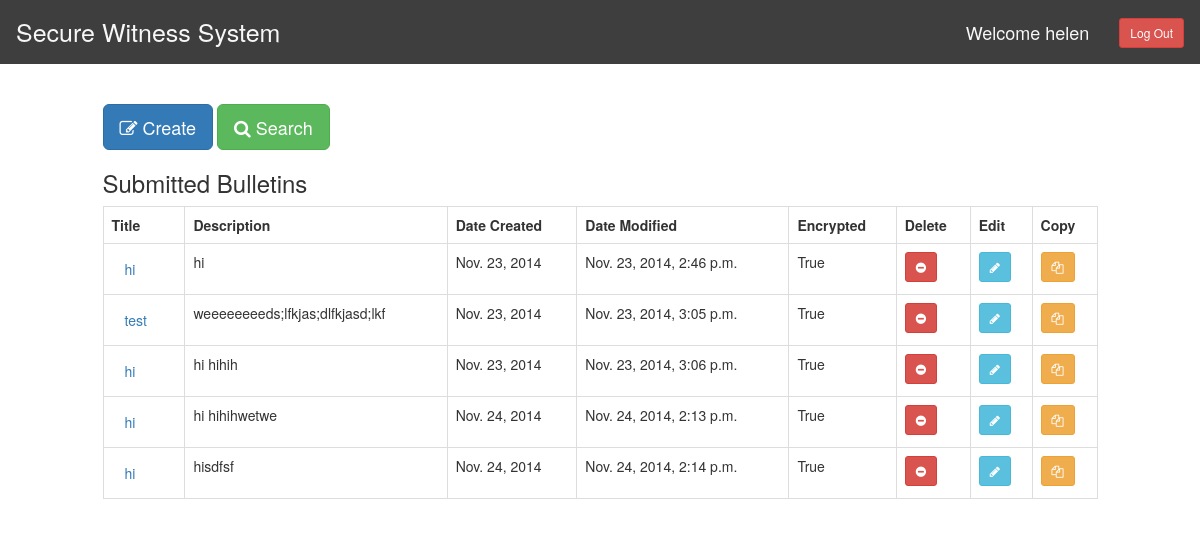
The page /profile (signed in) on the database as committed earlier.
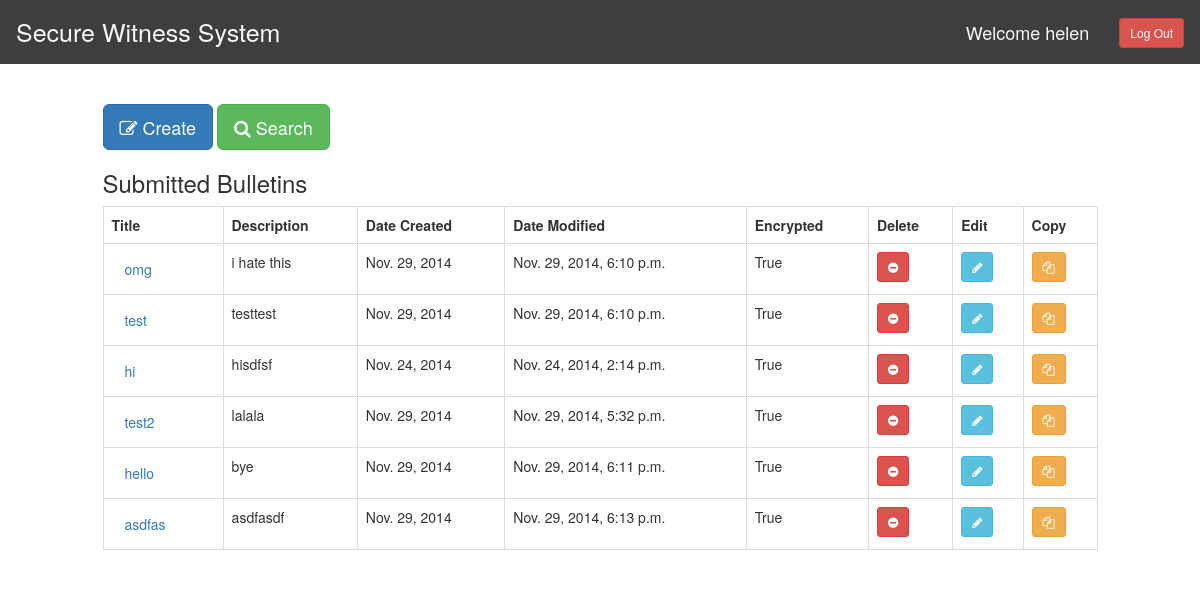
The same page on the database as committed later.
### sprint1/models.py (models this page shows, shortened)
class Bulletin(models.Model):
    folder = models.ForeignKey(Folder)
    title = models.CharField(max_length=255)
    text_description = models.TextField(max_length=1024)
    date_created = models.DateField(editable=False, default=datetime.datetime.today())
    date_modified = models.DateTimeField(editable=False, default=datetime.datetime.today())
    author= models.ForeignKey(User)
    lat = models.DecimalField(decimal_places=2,max_digits=10)
    long = models.DecimalField(decimal_places=2,max_digits=10)
    encrypted=models.BooleanField(default=True)
    b_key = models.AutoField(primary_key=True)

### sprint1/views.py (the view)
# urls.py: url(r'^profile', 'profile', name='profile'),
def profile(request):
    context = RequestContext(request)
    author = request.user.id
    if request.method == 'POST':
        delete = request.POST['delete']
        Bulletin.objects.filter(b_key=delete).delete()
        q1 = Bulletin.objects.filter(author__exact=author)
        bulletins = [b for b in q1]
        return render_to_response('profile.html', {'bulletins':bulletins}, context)
    else:
        q1 = Bulletin.objects.filter(author__exact=author)
        bulletins = [b for b in q1]
        return render_to_response('profile.html', {'bulletins':bulletins}, context)

### templates/profile.html (shortened to what this page needs)
<!DOCTYPE html>
{% extends "base.html" %}
{% block content %}
{% if user.is_authenticated %}
<div class="row">
    <div class="col-md-10 col-md-offset-1">
        <a href="bulletin"><button type="button" class="btn btn-primary btn-lg"><i class="fa fa-pencil-square-o"></i> Create</button></a>
        <a href="search"><button type="button" class="btn btn-success btn-lg"> <i class="fa fa-search"></i> Search</button></a>
        <h3> Submitted Bulletins </h3>
        <table class="table table-bordered">
          <tr>
            <th>Title</th>
            <th>Description</th>
            <th>Date Created</th>
            <th>Date Modified</th>
            <th>Encrypted</th>
            <th>Delete</th>
            <th>Edit</th>
            <th>Copy</th>
          </tr>
           {% if bulletins %}
           {% for bulletin in bulletins %}
              <tr>
                <td>
                    <form action="bdisplay" method="post" enctype="multipart/form-data">
                     <button class="btn btn-link" name="button_id" value="{{ bulletin.b_key }}">{{bulletin.title}}</button>
                    </form>
                </td>
                <td>{{ bulletin.text_description }}</td>
                <td>{{ bulletin.date_created }}</td>
                <td>{{ bulletin.date_modified }}</td>
                <td>{{ bulletin.encrypted }}</td>
                <td>
                    <form action="profile" method="post" enctype="multipart/form-data">
                        <button class="btn btn-danger btn-sm" name="delete" value="{{ bulletin.b_key }}"><i class="fa fa-minus-circle"></i></button>
                    </form>
                </td>
                <td>
                    <form action="edit" method="get" enctype="multipart/form-data">
                        <button class="btn btn-info btn-sm" name="edit" value="{{ bulletin.b_key }}"><i class="fa fa-pencil"></i></button>
                    </form>
                </td>
                <td>
                    <form action="copy" method="get" enctype="multipart/form-data">
                        <button class="btn btn-warning btn-sm" name="copy" value="{{ bulletin.b_key }}"><i class="fa fa-copy"></i></button>
                    </form>
                </td>
              </tr>
           {% endfor %}
           {% endif %}
        </table>
    </div>
</div>
{% else %}
	<h2> Please <a href="login">log in.</a> </h2>
{% endif %}
{% endblock %}

### templates/base.html (shortened to what this page needs)
<!DOCTYPE html>
{% load staticfiles %}
<html>
    <head>
        <link href="//maxcdn.bootstrapcdn.com/bootstrap/3.3.1/css/bootstrap.min.css" rel="stylesheet">
        <link href="//maxcdn.bootstrapcdn.com/font-awesome/4.2.0/css/font-awesome.min.css" rel="stylesheet">
</head>
<nav class="navbar navbar-default" role="navigation">
  <div class="container-fluid">
    <div class="navbar-header">
      <a class="navbar-brand" href="index">Secure Witness System</a>
    </div>
      {% if user.is_authenticated %}
      <ul class="nav navbar-nav navbar-right">
        <li><a href="profile" class="welcome">Welcome {{ user.username }}</a></li>
        <li><a href="logout"><button type="submit" class="btn btn-danger btn-sm navbutton" method="post">Log Out</button></a></li>
      </ul>
      {% endif %}
  </div>
</nav>
<body>
    {% block content %}
    {% endblock %}
    </body>
</html>

### templates/base.html (style rules this page uses)
.navbar { background-color: #3e3e3e; border-color: #3e3e3e; border-radius: 0; }
.navbar-default .navbar-brand { color: #f7f7f7; font-size: 25px; margin-top: 5px; }
.navbar-default .navbar-nav > li > a { color: #f7f7f7; font-size: 18px; margin-top: 6px; }
.navbutton { margin-top: -5px; }

Rows that differ between the two databases and show on the page:
removed Bulletin: {{ bulletin.b_key }} 5 (drawn), title "hi", text_description "hi", date_created "Nov. 23, 2014", date_modified "Nov. 23, 2014, 2:46 p.m.", encrypted "True"
removed Bulletin: {{ bulletin.b_key }} 7 (drawn), title "hi", text_description "hi hihih", date_created "Nov. 23, 2014", date_modified "Nov. 23, 2014, 3:06 p.m.", encrypted "True"
removed Bulletin: {{ bulletin.b_key }} 8 (drawn), title "hi", text_description "hi hihihwetwe", date_created "Nov. 24, 2014", date_modified "Nov. 24, 2014, 2:13 p.m.", encrypted "True"
added Bulletin: {{ bulletin.b_key }} 5 (drawn), title "omg", text_description "i hate this", date_created "Nov. 29, 2014", date_modified "Nov. 29, 2014, 6:10 p.m.", encrypted "True"
changed Bulletin "test": text_description "weeeeeeeeds;lfkjas;dlfkjasd;lkf" → "testtest"; date_created "Nov. 23, 2014" → "Nov. 29, 2014"; date_modified "Nov. 23, 2014, 3:05 p.m." → "Nov. 29, 2014, 6:10 p.m."
added Bulletin: {{ bulletin.b_key }} 10 (drawn), title "test2", text_description "lalala", date_created "Nov. 29, 2014", date_modified "Nov. 29, 2014, 5:32 p.m.", encrypted "True"
added Bulletin: {{ bulletin.b_key }} 12 (drawn), title "hello", text_description "bye", date_created "Nov. 29, 2014", date_modified "Nov. 29, 2014, 6:11 p.m.", encrypted "True"
added Bulletin: {{ bulletin.b_key }} 13 (drawn), title "asdfas", text_description "asdfasdf", date_created "Nov. 29, 2014", date_modified "Nov. 29, 2014, 6:13 p.m.", encrypted "True"
